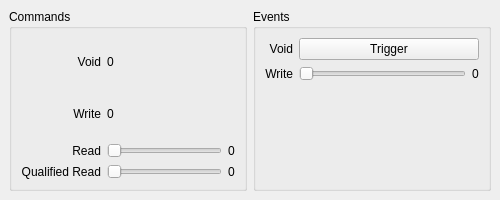
<?xml version="1.0" encoding="UTF-8"?>
<ui version="4.0">
 <class>ServerWindow</class>
 <widget class="QMainWindow" name="ServerWindow">
  <property name="geometry">
   <rect>
    <x>0</x>
    <y>0</y>
    <width>500</width>
    <height>200</height>
   </rect>
  </property>
  <property name="windowTitle">
   <string>Server</string>
  </property>
  <widget class="QWidget" name="CentralWidget">
   <layout class="QHBoxLayout" name="horizontalLayout" stretch="1,1">
    <item>
     <widget class="QGroupBox" name="CommandsGroupBox">
      <property name="title">
       <string>Commands</string>
      </property>
      <layout class="QGridLayout" name="gridLayout_2" columnstretch="0,1,0">
       <item row="0" column="0">
        <widget class="QLabel" name="VoidLabel">
         <property name="text">
          <string>Void</string>
         </property>
         <property name="alignment">
          <set>Qt::AlignRight|Qt::AlignTrailing|Qt::AlignVCenter</set>
         </property>
        </widget>
       </item>
       <item row="1" column="0">
        <widget class="QLabel" name="WriteLabel">
         <property name="text">
          <string>Write</string>
         </property>
         <property name="alignment">
          <set>Qt::AlignRight|Qt::AlignTrailing|Qt::AlignVCenter</set>
         </property>
        </widget>
       </item>
       <item row="2" column="0">
        <widget class="QLabel" name="ReadLabel">
         <property name="text">
          <string>Read</string>
         </property>
         <property name="alignment">
          <set>Qt::AlignRight|Qt::AlignTrailing|Qt::AlignVCenter</set>
         </property>
        </widget>
       </item>
       <item row="3" column="0">
        <widget class="QLabel" name="QualifiedReadLabel">
         <property name="text">
          <string>Qualified Read</string>
         </property>
         <property name="alignment">
          <set>Qt::AlignRight|Qt::AlignTrailing|Qt::AlignVCenter</set>
         </property>
        </widget>
       </item>
       <item row="2" column="1">
        <widget class="QSlider" name="ReadSlider">
         <property name="orientation">
          <enum>Qt::Horizontal</enum>
         </property>
        </widget>
       </item>
       <item row="2" column="2">
        <widget class="QLabel" name="ReadValue">
         <property name="text">
          <string>0</string>
         </property>
        </widget>
       </item>
       <item row="3" column="1">
        <widget class="QSlider" name="QualifiedReadSlider">
         <property name="orientation">
          <enum>Qt::Horizontal</enum>
         </property>
        </widget>
       </item>
       <item row="3" column="2">
        <widget class="QLabel" name="QualifiedReadValue">
         <property name="text">
          <string>0</string>
         </property>
        </widget>
       </item>
       <item row="0" column="1" colspan="2">
        <widget class="QLabel" name="VoidValue">
         <property name="text">
          <string>0</string>
         </property>
        </widget>
       </item>
       <item row="1" column="1" colspan="2">
        <widget class="QLabel" name="WriteValue">
         <property name="text">
          <string>0</string>
         </property>
        </widget>
       </item>
      </layout>
     </widget>
    </item>
    <item>
     <widget class="QGroupBox" name="EventsGroupBox">
      <property name="title">
       <string>Events</string>
      </property>
      <layout class="QGridLayout" name="gridLayout_3" columnstretch="0,1,0">
       <item row="0" column="0">
        <widget class="QLabel" name="VoidEventLabel">
         <property name="text">
          <string>Void</string>
         </property>
         <property name="alignment">
          <set>Qt::AlignRight|Qt::AlignTrailing|Qt::AlignVCenter</set>
         </property>
        </widget>
       </item>
       <item row="1" column="0">
        <widget class="QLabel" name="WriteEventLabel">
         <property name="text">
          <string>Write</string>
         </property>
         <property name="alignment">
          <set>Qt::AlignRight|Qt::AlignTrailing|Qt::AlignVCenter</set>
         </property>
        </widget>
       </item>
       <item row="0" column="1" colspan="2">
        <widget class="QPushButton" name="VoidEventButton">
         <property name="text">
          <string>Trigger</string>
         </property>
        </widget>
       </item>
       <item row="2" column="1">
        <spacer name="verticalSpacer">
         <property name="orientation">
          <enum>Qt::Vertical</enum>
         </property>
         <property name="sizeHint" stdset="0">
          <size>
           <width>20</width>
           <height>40</height>
          </size>
         </property>
        </spacer>
       </item>
       <item row="1" column="1">
        <widget class="QSlider" name="WriteEventSlider">
         <property name="orientation">
          <enum>Qt::Horizontal</enum>
         </property>
        </widget>
       </item>
       <item row="1" column="2">
        <widget class="QLabel" name="WriteEventValue">
         <property name="text">
          <string>0</string>
         </property>
        </widget>
       </item>
      </layout>
     </widget>
    </item>
   </layout>
  </widget>
 </widget>
 <resources/>
 <connections>
  <connection>
   <sender>ReadSlider</sender>
   <signal>valueChanged(int)</signal>
   <receiver>ReadValue</receiver>
   <slot>setNum(int)</slot>
   <hints>
    <hint type="sourcelabel">
     <x>166</x>
     <y>119</y>
    </hint>
    <hint type="destinationlabel">
     <x>222</x>
     <y>119</y>
    </hint>
   </hints>
  </connection>
  <connection>
   <sender>QualifiedReadSlider</sender>
   <signal>valueChanged(int)</signal>
   <receiver>QualifiedReadValue</receiver>
   <slot>setNum(int)</slot>
   <hints>
    <hint type="sourcelabel">
     <x>166</x>
     <y>156</y>
    </hint>
    <hint type="destinationlabel">
     <x>222</x>
     <y>156</y>
    </hint>
   </hints>
  </connection>
  <connection>
   <sender>WriteEventSlider</sender>
   <signal>valueChanged(int)</signal>
   <receiver>WriteEventValue</receiver>
   <slot>setNum(int)</slot>
   <hints>
    <hint type="sourcelabel">
     <x>386</x>
     <y>78</y>
    </hint>
    <hint type="destinationlabel">
     <x>468</x>
     <y>78</y>
    </hint>
   </hints>
  </connection>
 </connections>
</ui>
